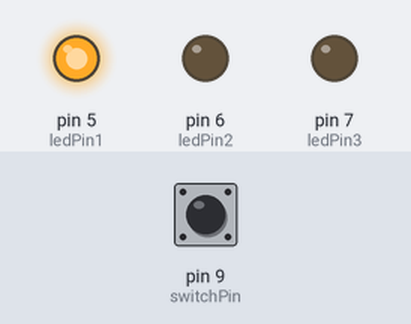
A sketch run on a simulated Arduino Uno, built with avr-gcc and run on an emulated ATmega328P. Parts: output pins drawn as LEDs (lit = HIGH). Inputs (shaded band) come from the test bench; at power-on: pin 9 (switchPin) LOW. Random numbers use the default seed unless the sketch sets one.

Above: at 1.2 s.
1.3 s: pin 9 (switchPin) pulled HIGH for 3.2 s
At 2.8 s:
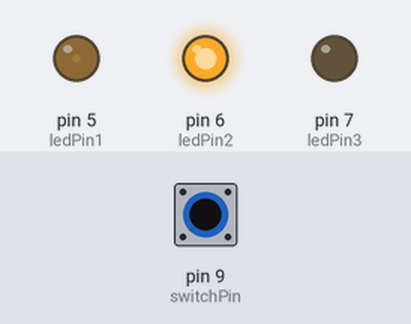
6.0 s: pin 9 (switchPin) pulled HIGH for 0.15 s
At 7.8 s:
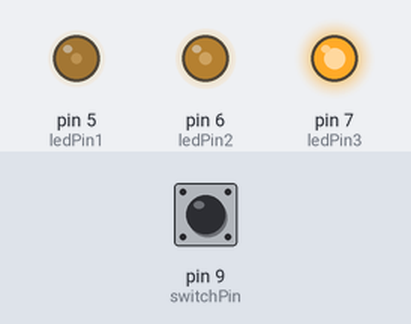
9.0 s: pin 9 (switchPin) pulled HIGH for 1 s
At 10.4 s:
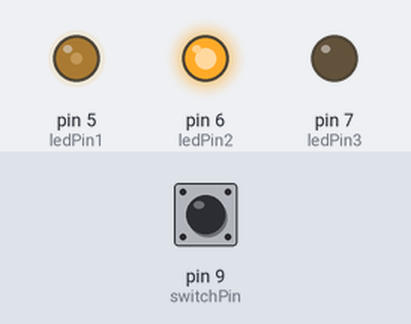
Timing chart, 0 to 18.5 s (numbered marks = the images above; inputs shaded):
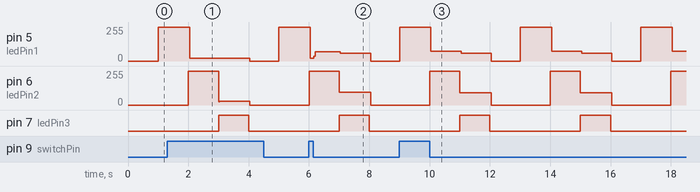

Measured:
- by itself, pin 5 (ledPin1): repeats every 4.0 s: 72/255 1.0 s, 59/255 1.0 s, 0/255 0.96 s, 255/255 1.0 s
- by itself, pin 7 (ledPin3): alternates HIGH for 1.0 s and LOW for 3.0 s

The sketch:

1-Project.ino
```cpp
// Holly Allen
// Project 1: Blink
// 9/27/2022

// Pins
// Switch
const int switchPin = 9;

// LEDs
const int ledPin1 = 5;
const int ledPin2 = 6;
const int ledPin3 = 7;

// Time between flashes
long timeBetween = 1000;
long timeElapsed = 0;
long lastMilSec = 0;

// States
int switchState = 0;

void setup() {
  // LEDs
  pinMode(ledPin1, OUTPUT);
  pinMode(ledPin2, OUTPUT);
  pinMode(ledPin3, OUTPUT);

  // Switch
  pinMode(switchPin, INPUT);


  Serial.begin(9600);
  //delay(100);

  randomSeed(analogRead(0));
}

void loop() {
  switchState = digitalRead(switchPin);
  long currentMilSec = millis();


  // If switch on, modify time randomly
  if (switchState == HIGH)
  {
    long newTime = random(50, 500);
    if (newTime != timeBetween)
    {
      timeBetween == newTime;
    }
  }

  // Check the time
  // LED 1 Flash
  if (timeElapsed >= timeBetween)
  {
    digitalWrite(ledPin1, HIGH);
  }
  // LED 2 Flash
  if (timeElapsed >= timeBetween * 2)
  {
    digitalWrite(ledPin2, HIGH);
    digitalWrite(ledPin1, LOW);
  }
  // LED 3 Flash
  if (timeElapsed >= timeBetween * 3)
  {
    digitalWrite(ledPin3, HIGH);
    digitalWrite(ledPin2, LOW);
  }
  if (timeElapsed >= timeBetween * 4)
  {
    digitalWrite(ledPin3, LOW);
    timeElapsed = 0;
  }

  // Increment the time
  timeElapsed += currentMilSec - lastMilSec;
  lastMilSec = currentMilSec;
}
```
